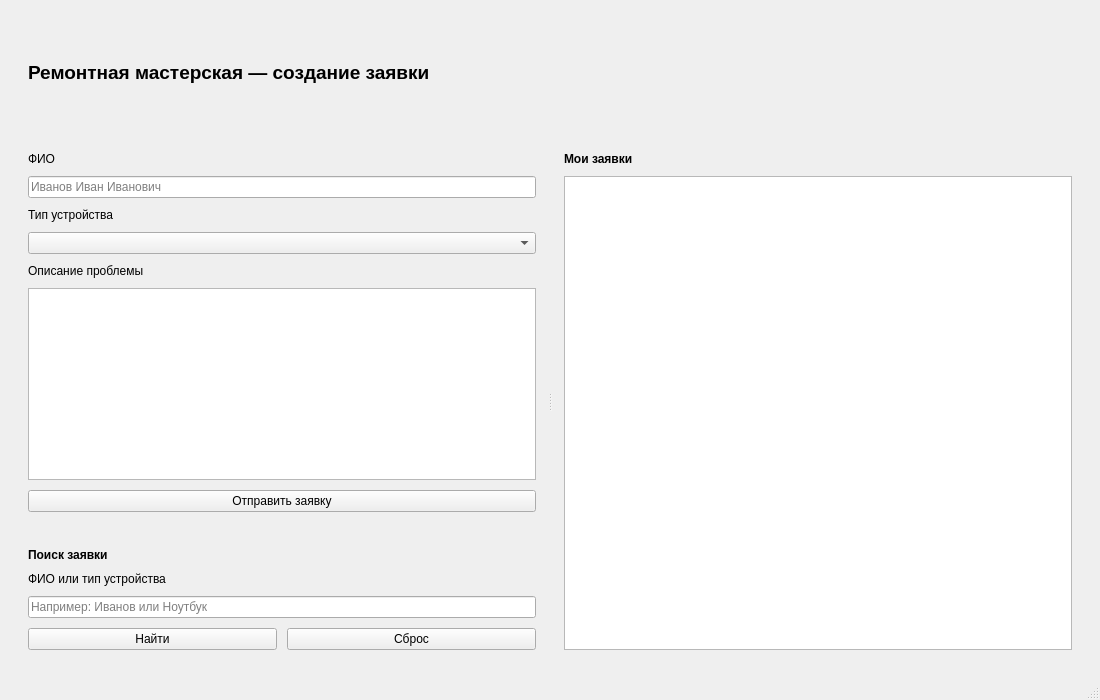
<?xml version="1.0" encoding="UTF-8"?>
<ui version="4.0">
 <class>MainWindow</class>
 <widget class="QMainWindow" name="MainWindow">
  <property name="geometry">
   <rect>
    <x>0</x>
    <y>0</y>
    <width>1100</width>
    <height>700</height>
   </rect>
  </property>
  <property name="windowTitle">
   <string>Repair Workshop</string>
  </property>

  <widget class="QWidget" name="centralWidget">
   <layout class="QVBoxLayout" name="rootLayout">
    <property name="spacing">
     <number>12</number>
    </property>
    <property name="leftMargin">
     <number>16</number>
    </property>
    <property name="topMargin">
     <number>16</number>
    </property>
    <property name="rightMargin">
     <number>16</number>
    </property>
    <property name="bottomMargin">
     <number>16</number>
    </property>

    <item>
     <widget class="QFrame" name="headerFrame">
      <property name="frameShape">
       <enum>QFrame::NoFrame</enum>
      </property>
      <layout class="QHBoxLayout" name="headerLayout">
       <property name="leftMargin">
        <number>12</number>
       </property>
       <property name="topMargin">
        <number>10</number>
       </property>
       <property name="rightMargin">
        <number>12</number>
       </property>
       <property name="bottomMargin">
        <number>10</number>
       </property>

       <item>
        <widget class="QLabel" name="label_Title">
         <property name="text">
          <string>Ремонтная мастерская — создание заявки</string>
         </property>
         <property name="font">
          <font>
           <pointsize>14</pointsize>
           <weight>75</weight>
           <bold>true</bold>
          </font>
         </property>
        </widget>
       </item>

       <item>
        <spacer name="headerSpacer">
         <property name="orientation">
          <enum>Qt::Horizontal</enum>
         </property>
         <property name="sizeHint" stdset="0">
          <size>
           <width>40</width>
           <height>20</height>
          </size>
         </property>
        </spacer>
       </item>
      </layout>
     </widget>
    </item>

    <item>
     <widget class="QSplitter" name="mainSplitter">
      <property name="orientation">
       <enum>Qt::Horizontal</enum>
      </property>

      <widget class="QWidget" name="leftPane">
       <layout class="QVBoxLayout" name="leftLayout">
        <property name="spacing">
         <number>12</number>
        </property>

        <item>
         <widget class="QFrame" name="createCard">
          <property name="frameShape">
           <enum>QFrame::NoFrame</enum>
          </property>
          <layout class="QVBoxLayout" name="createCardLayout">
           <property name="spacing">
            <number>10</number>
           </property>
           <property name="leftMargin">
            <number>12</number>
           </property>
           <property name="topMargin">
            <number>12</number>
           </property>
           <property name="rightMargin">
            <number>12</number>
           </property>
           <property name="bottomMargin">
            <number>12</number>
           </property>

           <item>
            <widget class="QLabel" name="label">
             <property name="text">
              <string>ФИО</string>
             </property>
            </widget>
           </item>
           <item>
            <widget class="QLineEdit" name="fullNameLineEdit">
             <property name="placeholderText">
              <string>Иванов Иван Иванович</string>
             </property>
            </widget>
           </item>

           <item>
            <widget class="QLabel" name="label_2">
             <property name="text">
              <string>Тип устройства</string>
             </property>
            </widget>
           </item>
           <item>
            <widget class="QComboBox" name="deviceComboBox"/>
           </item>

<item>
            <widget class="QLabel" name="label_3">
             <property name="text">
              <string>Описание проблемы</string>
             </property>
            </widget>
           </item>
           <item>
            <widget class="QTextEdit" name="problemTextEdit"/>
           </item>

           <item>
            <widget class="QPushButton" name="submitButton">
             <property name="text">
              <string>Отправить заявку</string>
             </property>
            </widget>
           </item>
          </layout>
         </widget>
        </item>

        <item>
         <widget class="QFrame" name="searchCard">
          <property name="frameShape">
           <enum>QFrame::NoFrame</enum>
          </property>
          <layout class="QVBoxLayout" name="searchCardLayout">
           <property name="spacing">
            <number>10</number>
           </property>
           <property name="leftMargin">
            <number>12</number>
           </property>
           <property name="topMargin">
            <number>12</number>
           </property>
           <property name="rightMargin">
            <number>12</number>
           </property>
           <property name="bottomMargin">
            <number>12</number>
           </property>

           <item>
            <widget class="QLabel" name="label_4">
             <property name="text">
              <string>Поиск заявки</string>
             </property>
             <property name="font">
              <font>
               <bold>true</bold>
              </font>
             </property>
            </widget>
           </item>

           <item>
            <widget class="QLabel" name="label_Search">
             <property name="text">
              <string>ФИО или тип устройства</string>
             </property>
            </widget>
           </item>

           <item>
            <widget class="QLineEdit" name="searchLineEdit">
             <property name="placeholderText">
              <string>Например: Иванов или Ноутбук</string>
             </property>
            </widget>
           </item>

           <item>
            <layout class="QHBoxLayout" name="searchButtonsLayout">
             <item>
              <widget class="QPushButton" name="searchButton">
               <property name="text">
                <string>Найти</string>
               </property>
              </widget>
             </item>
             <item>
              <widget class="QPushButton" name="clearSearchButton">
               <property name="text">
                <string>Сброс</string>
               </property>
              </widget>
             </item>
            </layout>
           </item>

          </layout>
         </widget>
        </item>

       </layout>
      </widget>

      <widget class="QWidget" name="rightPane">
       <layout class="QVBoxLayout" name="rightLayout">
        <property name="spacing">
         <number>12</number>
        </property>

        <item>
         <widget class="QFrame" name="tableCard">
          <property name="frameShape">
           <enum>QFrame::NoFrame</enum>
          </property>
          <layout class="QVBoxLayout" name="tableCardLayout">
           <property name="spacing">
            <number>10</number>
           </property>
           <property name="leftMargin">
            <number>12</number>
           </property>
           <property name="topMargin">
            <number>12</number>
           </property>
           <property name="rightMargin">
            <number>12</number>
           </property>
           <property name="bottomMargin">
            <number>12</number>
           </property>

           <item>
            <widget class="QLabel" name="labelTableTitle">
             <property name="text">
              <string>Мои заявки</string>
             </property>
             <property name="font">
              <font>
               <bold>true</bold>
              </font>
             </property>
            </widget>
           </item>

<item>
            <widget class="QTableWidget" name="requestsTable"/>
           </item>

          </layout>
         </widget>
        </item>

       </layout>
      </widget>

     </widget>
    </item>

   </layout>
  </widget>

  <widget class="QMenuBar" name="menuBar"/>
  <widget class="QStatusBar" name="statusBar"/>

 </widget>
 <resources/>
 <connections/>
</ui>
